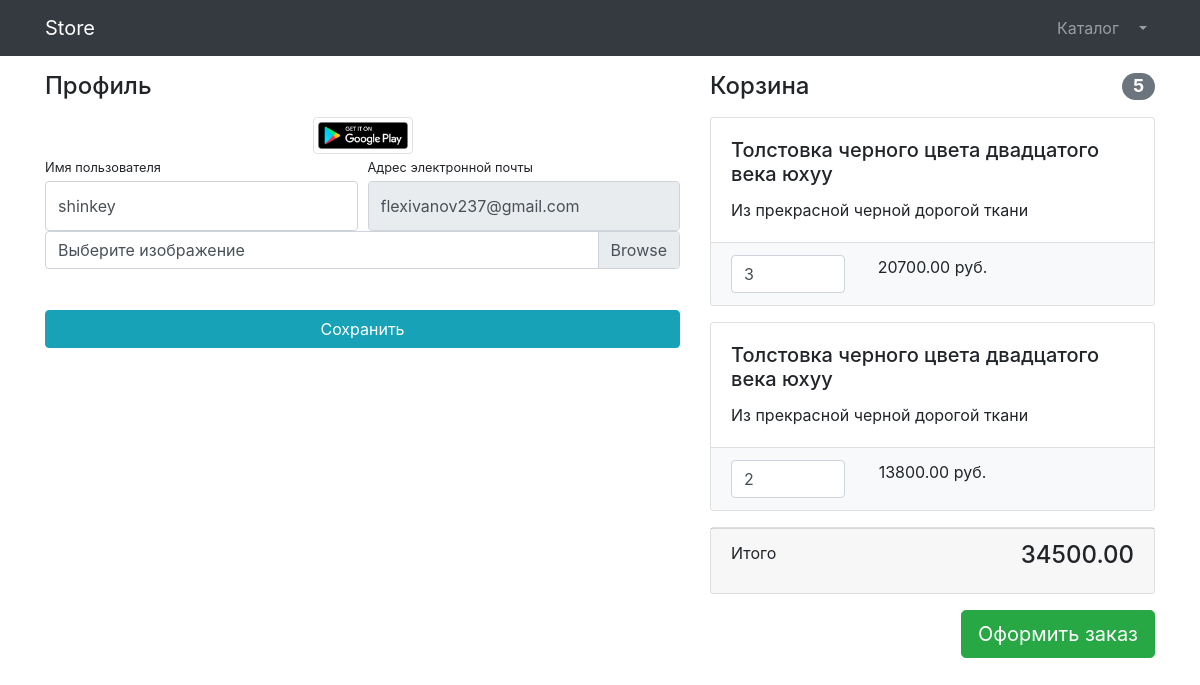
Before: /users/profile/1/ (signed in) with the older database file.
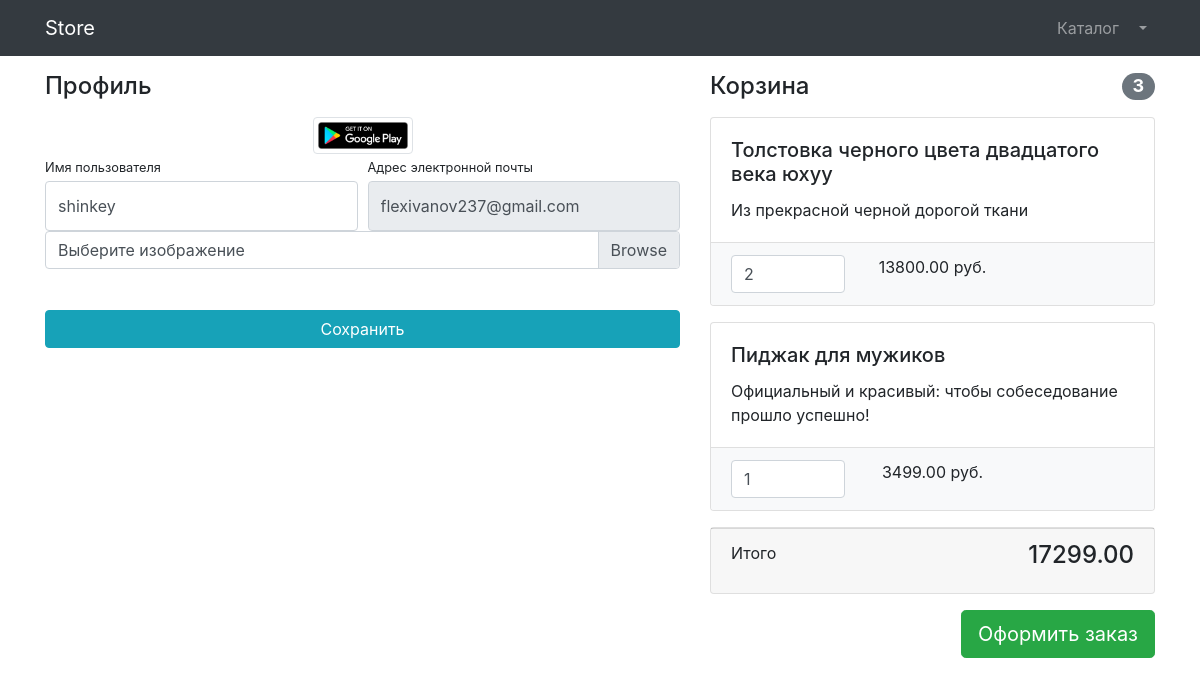
After: the same page with the newer database file.
### products/models.py (models this page shows, shortened)
class Basket(models.Model):
    user = models.ForeignKey(to=User, on_delete=models.CASCADE)
    product = models.ForeignKey(to=Product, on_delete=models.CASCADE)
    quantity = models.PositiveSmallIntegerField(default=0)
    created_timestamp= models.DateTimeField(auto_now_add=True)
    objects = BasketQuerySet.as_manager()
    def sum(self):
        return self.product.price * self.quantity

class Product(models.Model):
    name = models.CharField(max_length=256)
    description = models.TextField()
    price = models.DecimalField(max_digits=6, decimal_places=2)
    quantity = models.PositiveIntegerField(default=0)
    image = models.ImageField(upload_to='products_images')
    category = models.ForeignKey(ProductCategory, on_delete=models.CASCADE)
    class Meta:
        verbose_name = 'product'
        verbose_name_plural = 'products'

### users/views.py (the view, shortened to what this page needs)
# urls.py: path('profile/<int:pk>/', login_required(UserProfileView.as_view()), name='profile'),
class UserProfileView(UpdateView):
    model = User
    form_class = UserProfileForm
    template_name = 'users/profile.html'
    def get_context_data(self, **kwargs):
        context = super(UserProfileView, self).get_context_data()
        context['title'] = 'Личный кабинет'
        context['baskets'] = Basket.objects.filter(user=self.object)
        return context

### users/forms.py
class UserProfileForm(UserChangeForm):
    username = forms.CharField(widget=forms.TextInput(attrs={ 'class': 'form-control py-4'}))
    email = forms.CharField(widget=forms.EmailInput(attrs={ 'class': 'form-control py-4', 'readonly': True}))
    image = forms.ImageField(widget=forms.FileInput(attrs={'class': 'custom-file-input', 'readonly': True}))
    class Meta:
        model = User
        fields = ('username', 'email', 'image')

### products/models.py (called while the page is built)
    def total_sum(self):
        return sum(basket.sum() for basket in self)

    def total_quantity(self):
        return sum(basket.quantity for basket in self)

### users/templates/users/profile.html (shortened to what this page needs)
{% extends 'products/base.html' %}
{% load static %}
{% block css %}
    <link href="{% static 'vendor/css/profile.css' %}" rel="stylesheet">
{% endblock %}
{% block content %}
    <div class="container">
        <div class="row">
            <div class="col-lg-7">
                <h4 class="mt-3 mb-3">Профиль</h4>
                <div class="col-lg-12 text-center">
                    <img width="100" height="100"
                         src="{% if user.image %} {{ user.image.url }} {% else %} {% static 'vendor/img/users/default_avatar.jpg'%} {% endif %}"
                         class="img-thumbnail">
                </div>
                <form action="{% url 'users:profile' user.id %}" method="post" enctype="multipart/form-data">
                    <div class="form-row">
                        <div class="col-lg-6">
                            <label class="small mb-1" for="{{ form.username.id_for_label }}">Имя пользователя</label>
                            {{ form.username }}
                        </div>
                        <div class="col-lg-6">
                            <label class="small mb-1" for="{{ form.email.id_for_label }}">
                                Адрес электронной почты
                            </label>
                            {{ form.email }}
                        </div>
                    </div>
                    <div class="form-row mb-2">
                        <div class="col-lg-12">
                            <div class="custom-file">
                                <label class="custom-file-label" for="{{ form.image.id_for_label }}">
                                    Выберите изображение
                                </label>
                            </div>
                        </div>
                    </div>
                    <div class="form-row">
                        <div class="col-lg-12" style="margin-top: 33px;">
                            <input class="btn btn-info btn-block" type="submit" value="Сохранить">
                        </div>
                    </div>
                </form>
            </div>
            <div class="col-lg-5">
                {% include 'products/baskets.html' %}
            </div>
        </div>
    </div>
{% endblock %}

### products/templates/products/baskets.html (shortened to what this page needs)
{% load humanize %}
{% if baskets %}
 <h4 class="mt-3 mb-3 d-flex justify-content-between align-items-center mb-3">
                Корзина <span class="badge badge-secondary badge-pill">{{ baskets.total_quantity }}</span>
            </h4>
            {% for basket in baskets %}
            <div class="card mb-3">
                <div class="card-body">
                    <h5 class="card-title">{{ basket.product.name }}</h5>
                    <p class="card-text">{{ basket.product.description }}</p>
                </div>
                <ul class="list-group list-group-flush">
                    <li class="list-group-item bg-light">
                        <div class="row text-center">
                            <div class="col-lg-4">
                                <input name="basketID" type="number" class="form-control"
                                       value="{{ basket.quantity }}" min="0">
                            </div>
                            <div class="col-lg-4">{{ basket.sum }} руб.</div>
                            <div class="col-lg-4">
                            </div>
                        </div>
                    </li>
                </ul>
            </div>
    {% endfor %}
            <div class="card mb-3">
                <div class="card-footer">
                    <p class="float-left">Итого</p>
                    <h4 class="float-right">{{ baskets.total_sum }}</h4>
                </div>
            </div>
            <a class="btn btn-success btn-lg float-right" href="../orders/order-create.html">
                Оформить заказ
            </a>
{% else %}
<h4 class="mt-3 mb-3 text-center">Корзина пуста</h4>
{% endif %}

Changed rows visible on the page:
removed Basket: total_quantity "5", product.name "Толстовка черного цвета двадцатого века юхуу", product.description "Из прекрасной черной дорогой ткани", basketID "3", sum "20700.00", total_sum "34500.00"
added Basket: product.name "Пиджак для мужиков", product.description "Официальный и красивый: чтобы собеседование прошло успешно!", basketID "1", sum "3499.00"
Other visible differences:
{{ baskets.total_quantity }}: "5" → "3"
{{ baskets.total_sum }}: "34500.00" → "17299.00"
